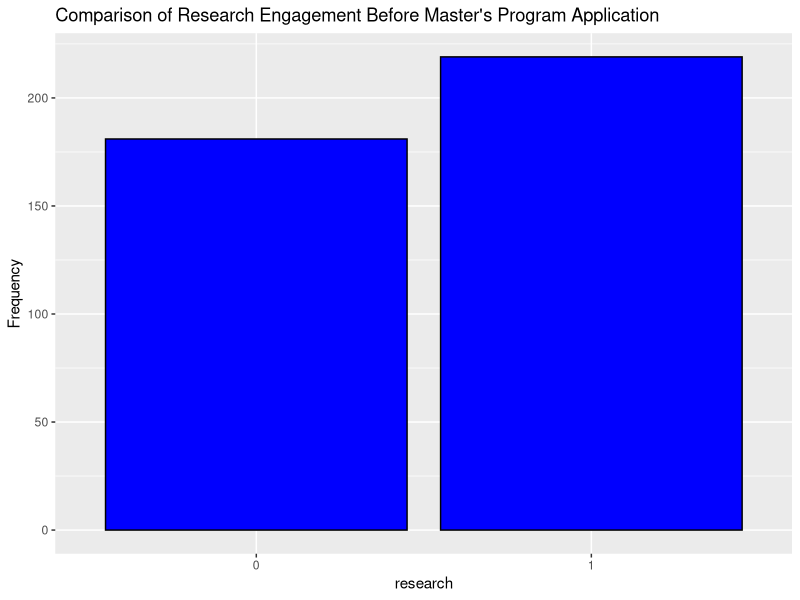
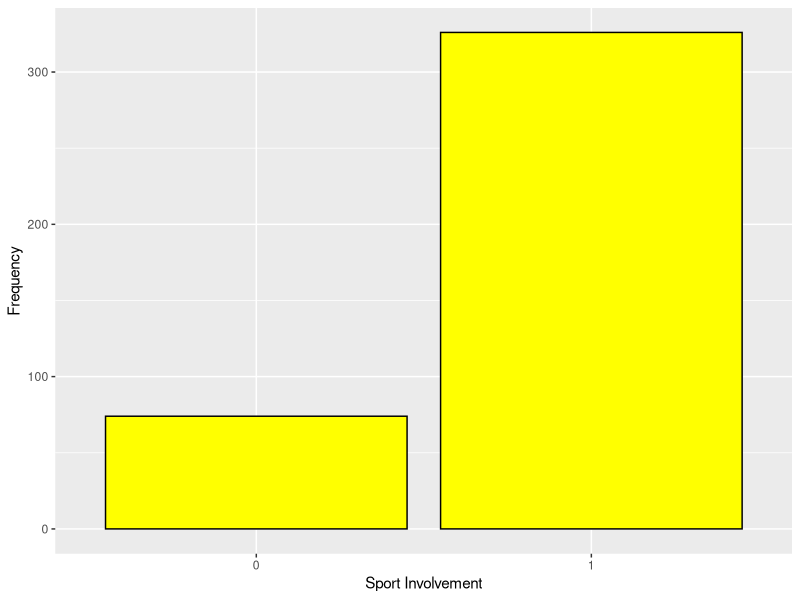
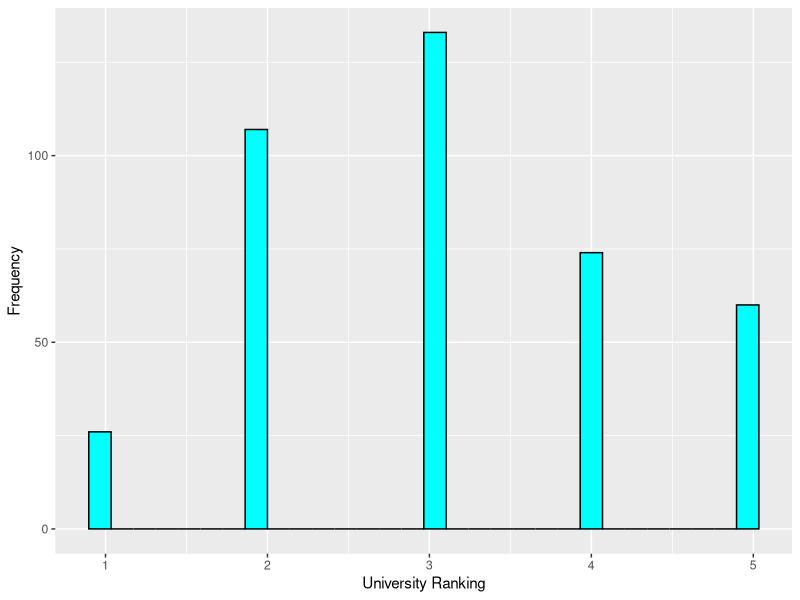
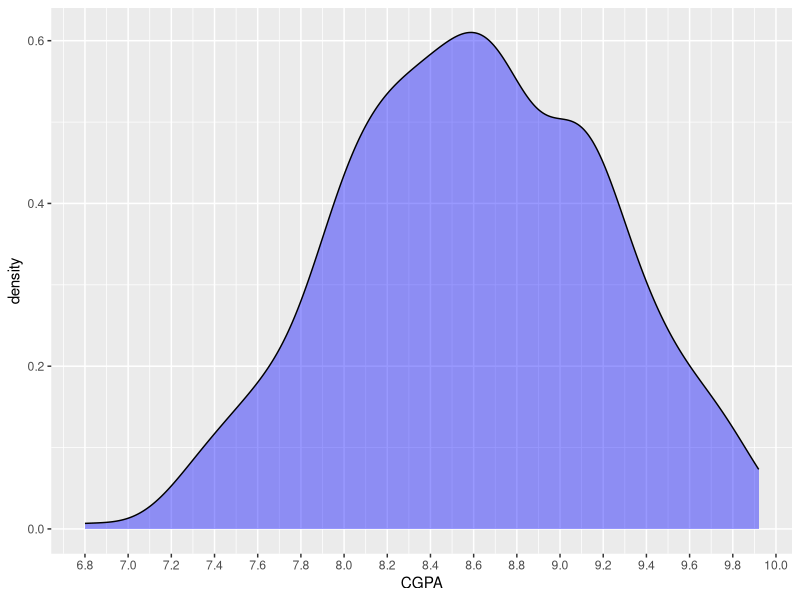
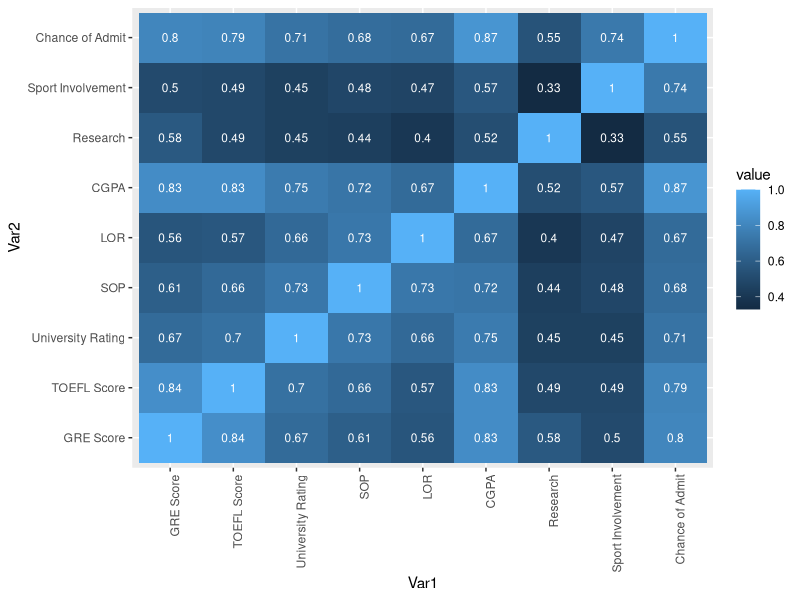
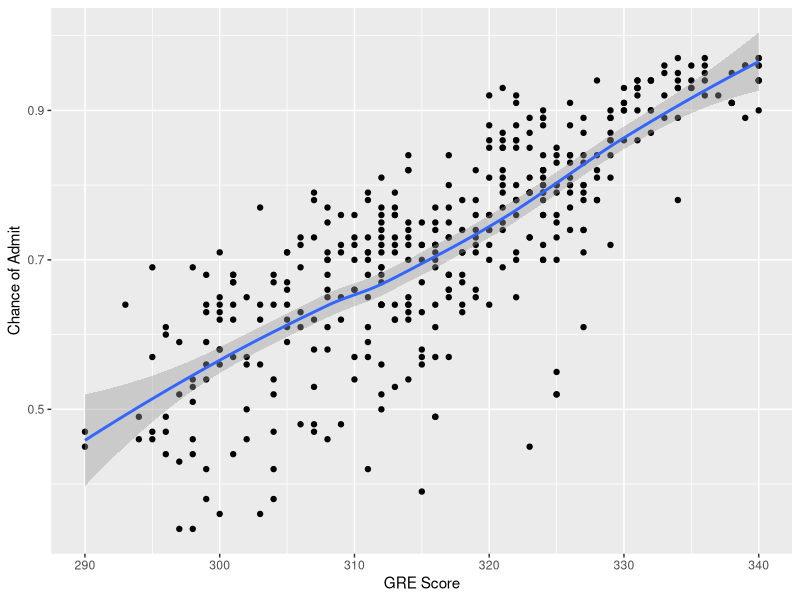
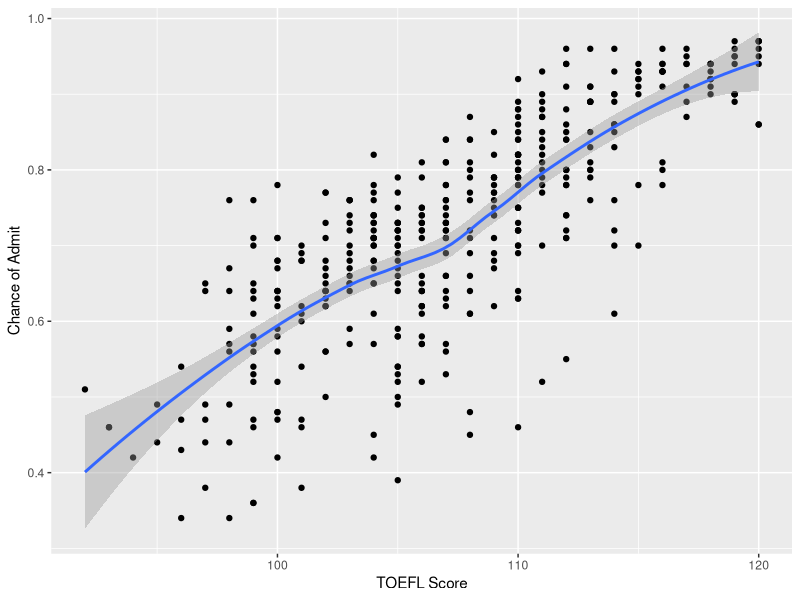
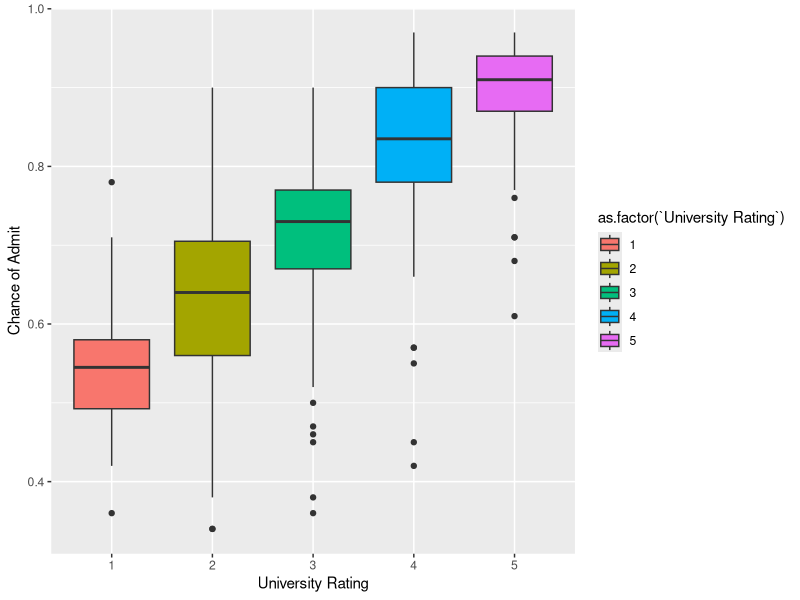

R code for these plots, in order:
## ---- chunk 1
library(tidyverse)
library(ggplot2)
library(reshape2)
setwd("C:/Users/Admin/OneDrive - Lebanese American University/Documents/DataMining")
df <- read_csv("Grad_Pred.csv")
## ---- chunk 2
dim(df)
df <- drop_na(df)
dim(df)
## ---- chunk 3
colnames(df)
## ---- chunk 4
str(df)
## ---- chunk 5
summary(df)
## ---- chunk 6
df[duplicated(df), ]
View(df)
## ---- chunk 7
unique(df$`University Rating`)
unique(df$SOP)
unique(df$LOR)
unique(df$Research)
unique(df$`Sport Involvement`)
## ---- chunk 8
ggplot(data = df, aes(x = as.factor(Research))) +
  geom_bar(fill = "blue", color = "black") +
  labs(title = "Comparison of Research Engagement Before Master's Program Application", x = "research", y = "Frequency")
## ---- chunk 9
ggplot(data = df, aes(x = as.factor(`Sport Involvement`))) +
  geom_bar(fill = "yellow", color = "black") +
  labs(x = "Sport Involvement", y = "Frequency")
## ---- chunk 10
ggplot(data = df, aes(x = `University Rating`)) +
  geom_histogram(fill = "cyan", color = "black") +
  labs(x = "University Ranking", y = "Frequency")
## ---- chunk 11
ggplot(data = df, aes(x = CGPA)) +
  geom_density(fill = "blue", color = "black", alpha = 0.4) +
  scale_x_continuous(breaks = seq(6.8, 10, by = 0.2))
## ---- chunk 12
cormatrix <- round(cor(df),2)
melted <- melt(cormatrix)
ggplot(melted,aes(Var1,Var2,fill=value))+
  geom_tile()+
  theme(axis.text.x = element_text(angle = 90, hjust = 1))+
  geom_text(aes(Var2, Var1, label = value), 
            color = "white", size = 3)
## ---- chunk 13
df$Research <- as.factor(df$Research)
df$`Sport Involvement` <- as.factor(df$`Sport Involvement`)
## ---- chunk 14
ggplot(data=df)+
  geom_point(mapping=aes(x=`GRE Score`,y=`Chance of Admit`))+
  geom_smooth(mapping=aes(x=`GRE Score`,y=`Chance of Admit`))
(gre <- summary(lm(`Chance of Admit`~`GRE Score`,df)))
## ---- chunk 15
ggplot(data=df)+
  geom_point(mapping=aes(x=`TOEFL Score`,y=`Chance of Admit`))+
  geom_smooth(mapping=aes(x=`TOEFL Score`,y=`Chance of Admit`))
(toefl<- summary(lm(`Chance of Admit`~`TOEFL Score`,df)))
## ---- chunk 16
ggplot(data=df)+
  geom_boxplot(mapping = aes(x=as.factor(`University Rating`),y=`Chance of Admit`,fill=as.factor(`University Rating`)))+
   xlab("University Rating")
(rate<- summary(lm(`Chance of Admit`~`University Rating`,df)))
## ---- chunk 17
avgHigherRate <- df %>%
  filter(as.numeric(df$`University Rating`) > 3) %>%
  summarize(avgTOEFL=mean(`TOEFL Score`),
            avgGRE=mean(`GRE Score`),
            avgSOP=mean(SOP),
            avgLOR=mean(LOR),
            avgCGPA=mean(CGPA))
avgLowerRate <- df %>%
  filter(as.numeric(df$`University Rating`) < 3) %>%
  summarize(avgTOEFL=mean(`TOEFL Score`),
            avgGRE=mean(`GRE Score`),
            avgSOP=mean(SOP),
            avgLOR=mean(LOR),
            avgCGPA=mean(CGPA))
average <- rbind(avgHigherRate,avgLowerRate)
new_row_names <- c(">3", "<3")
average<- as.data.frame(average)
rownames(average) <- new_row_names
average
## ---- chunk 18
ggplot(data = df, aes(x = as.factor(SOP), y = `Chance of Admit`, fill = as.factor(SOP))) +
  geom_boxplot() +
  xlab("SOP")
(sop <- summary(lm(`Chance of Admit`~ SOP,df)))
## ---- chunk 19
ggplot(data = df, aes(x = SOP, y = `Chance of Admit`)) +
  geom_point() 
## ---- chunk 20
ggplot(data = df, aes(x = as.factor(LOR), y = `Chance of Admit`, fill = as.factor(LOR))) +
  geom_boxplot() 
(lor <- summary(lm(`Chance of Admit`~LOR,df)))

## ---- chunk 21
ggplot(data=df)+
  geom_point(mapping=aes(x=CGPA,y=`Chance of Admit`))+
  geom_smooth(mapping=aes(x=CGPA,y=`Chance of Admit`))
(cgpa<- summary(lm(`Chance of Admit`~ CGPA,df)))
## ---- chunk 22
ggplot(data=df)+
  geom_boxplot(mapping=aes(x=Research,y=`Chance of Admit`,fill=Research))
research<- summary(lm(`Chance of Admit`~ Research,df))
## ---- chunk 23
ggplot(data=df)+
  geom_boxplot(mapping=aes(x=`Sport Involvement`,y=`Chance of Admit`,fill=`Sport Involvement`))
(sport<- summary(lm(`Chance of Admit`~ `Sport Involvement`,df)))
## ---- chunk 24
(sport_research<- summary(lm(`Chance of Admit`~ `Sport Involvement`+Research,df)))
## ---- chunk 25
(model2 <- summary(lm(`Chance of Admit`~ `Sport Involvement`+Research+CGPA,df)))
## ---- chunk 26
(model3 <- summary(lm(`Chance of Admit`~ `Sport Involvement`+Research*CGPA,df)))
## ---- chunk 27
(MLR <-summary(lm(`Chance of Admit`~`Sport Involvement`+`GRE Score`+`TOEFL Score`+`University Rating`+SOP+LOR+`Research`*CGPA,df)))
## ---- chunk 28
(model4 <- summary(lm(`Chance of Admit`~`Sport Involvement`+`GRE Score`+`TOEFL Score`+LOR+`Research`*CGPA,df)))
## ---- chunk 29
model5 <-lm(`Chance of Admit`~`Sport Involvement`+`GRE Score`*`TOEFL Score`+LOR+`Research`*CGPA,df)
summary(model5)

## ---- chunk 30
(model6 <- summary(lm(`Chance of Admit`~ I(LOR^2)+LOR+`Sport Involvement`+`GRE Score`*`TOEFL Score`+`Research`*CGPA,df)))

## ---- chunk 31
outlier <- rstudent(model5)
plot(outlier)
abline(h = 0, col = "red")
abline(h = 3, col = "blue")
abline(h = -3, col = "blue")

## ---- chunk 32
threshold <- -3
outlier_indices <- which(outlier < threshold)
outliers <- df[outlier_indices, ]
print(outliers)
cleaned_df <- df[-outlier_indices, ]
## ---- chunk 33
(Model<-summary(lm(`Chance of Admit`~`Sport Involvement`+`GRE Score`*`TOEFL Score`+LOR+`Research`*CGPA,cleaned_df)))
